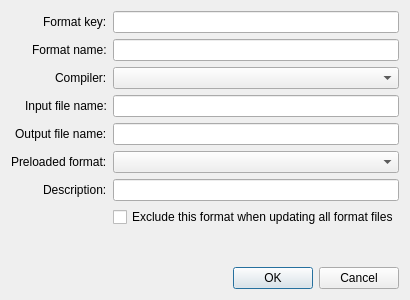
<?xml version="1.0" encoding="UTF-8"?>
<ui version="4.0">
 <class>FormatDefinitionDialog</class>
 <widget class="QDialog" name="FormatDefinitionDialog">
  <property name="geometry">
   <rect>
    <x>0</x>
    <y>0</y>
    <width>400</width>
    <height>300</height>
   </rect>
  </property>
  <property name="windowTitle">
   <string>Format Definition</string>
  </property>
  <layout class="QVBoxLayout" name="verticalLayout">
   <item>
    <layout class="QFormLayout" name="formLayout">
     <property name="labelAlignment">
      <set>Qt::AlignRight|Qt::AlignTrailing|Qt::AlignVCenter</set>
     </property>
     <item row="0" column="0">
      <widget class="QLabel" name="label">
       <property name="text">
        <string>Format key:</string>
       </property>
      </widget>
     </item>
     <item row="0" column="1">
      <widget class="QLineEdit" name="leKey"/>
     </item>
     <item row="1" column="0">
      <widget class="QLabel" name="label_2">
       <property name="text">
        <string>Format name:</string>
       </property>
      </widget>
     </item>
     <item row="1" column="1">
      <widget class="QLineEdit" name="leName"/>
     </item>
     <item row="2" column="0">
      <widget class="QLabel" name="label_3">
       <property name="text">
        <string>Compiler:</string>
       </property>
      </widget>
     </item>
     <item row="2" column="1">
      <widget class="QComboBox" name="comboCompiler"/>
     </item>
     <item row="3" column="0">
      <widget class="QLabel" name="label_4">
       <property name="text">
        <string>Input file name:</string>
       </property>
      </widget>
     </item>
     <item row="3" column="1">
      <widget class="QLineEdit" name="leInputFileName"/>
     </item>
     <item row="4" column="0">
      <widget class="QLabel" name="label_5">
       <property name="text">
        <string>Output file name:</string>
       </property>
      </widget>
     </item>
     <item row="4" column="1">
      <widget class="QLineEdit" name="leOutputFileName"/>
     </item>
     <item row="5" column="0">
      <widget class="QLabel" name="label_6">
       <property name="text">
        <string>Preloaded format:</string>
       </property>
      </widget>
     </item>
     <item row="5" column="1">
      <widget class="QComboBox" name="comboPreloadedFormat"/>
     </item>
     <item row="6" column="0">
      <widget class="QLabel" name="label_7">
       <property name="text">
        <string>Description:</string>
       </property>
      </widget>
     </item>
     <item row="6" column="1">
      <widget class="QLineEdit" name="leDescription"/>
     </item>
     <item row="7" column="0">
      <widget class="QLabel" name="label_8">
       <property name="text">
        <string/>
       </property>
      </widget>
     </item>
     <item row="7" column="1">
      <widget class="QCheckBox" name="checkExclude">
       <property name="text">
        <string>Exclude this format when updating all format files</string>
       </property>
      </widget>
     </item>
    </layout>
   </item>
   <item>
    <spacer name="verticalSpacer">
     <property name="orientation">
      <enum>Qt::Vertical</enum>
     </property>
     <property name="sizeHint" stdset="0">
      <size>
       <width>20</width>
       <height>40</height>
      </size>
     </property>
    </spacer>
   </item>
   <item>
    <widget class="QDialogButtonBox" name="buttonBox">
     <property name="orientation">
      <enum>Qt::Horizontal</enum>
     </property>
     <property name="standardButtons">
      <set>QDialogButtonBox::Cancel|QDialogButtonBox::Ok</set>
     </property>
    </widget>
   </item>
  </layout>
 </widget>
 <resources/>
 <connections>
  <connection>
   <sender>buttonBox</sender>
   <signal>accepted()</signal>
   <receiver>FormatDefinitionDialog</receiver>
   <slot>accept()</slot>
   <hints>
    <hint type="sourcelabel">
     <x>248</x>
     <y>254</y>
    </hint>
    <hint type="destinationlabel">
     <x>157</x>
     <y>274</y>
    </hint>
   </hints>
  </connection>
  <connection>
   <sender>buttonBox</sender>
   <signal>rejected()</signal>
   <receiver>FormatDefinitionDialog</receiver>
   <slot>reject()</slot>
   <hints>
    <hint type="sourcelabel">
     <x>316</x>
     <y>260</y>
    </hint>
    <hint type="destinationlabel">
     <x>286</x>
     <y>274</y>
    </hint>
   </hints>
  </connection>
 </connections>
</ui>
